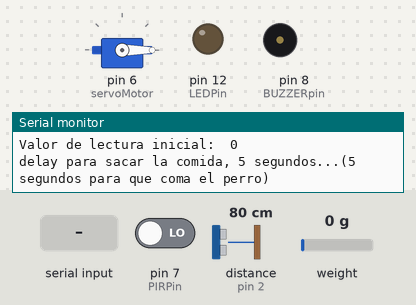
A sketch run on a simulated Arduino Uno, built with avr-gcc and run on an emulated ATmega328P. On the bench: servo, output pins drawn as LEDs (lit = HIGH), buzzer (waves = sounding, pin HIGH), the last lines printed to the serial monitor. The test bench sets the inputs (shaded band); at power-on: weight on the scale 0 g, distance to the obstacle (sensor on pin 2) 80 cm, pin 7 (PIRPin) LOW. The echo pulse lasts 58.3 µs per cm; pins used as bus, display or sensor lines are not drawn.

Above: at 3.2 s.
3.3 s: weight on the scale set to 100 g
At 9.4 s:
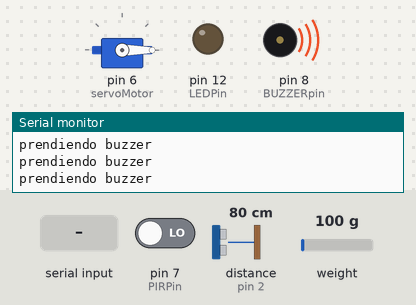
At 12.7 s:
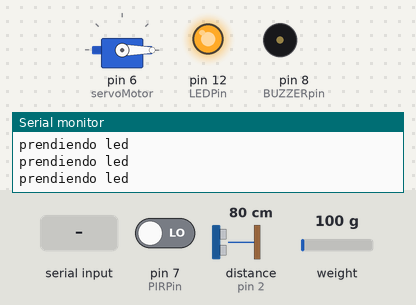
17.3 s: "b" received over the second serial link
At 19.6 s:
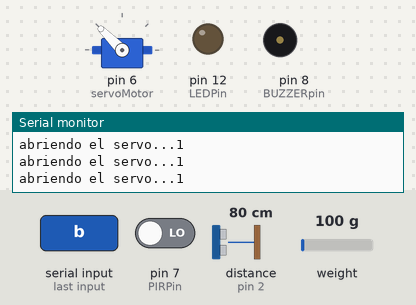
23.4 s: "a" received over the second serial link
37.4 s: distance to the obstacle (sensor on pin 2) set to 35 cm
51.4 s: pin 7 (PIRPin) driven HIGH
64.9 s: weight on the scale set to 516 g
78.9 s: weight on the scale set to 547 g
Timing chart, 0 to 93.9 s (numbered marks = the images above; inputs shaded):
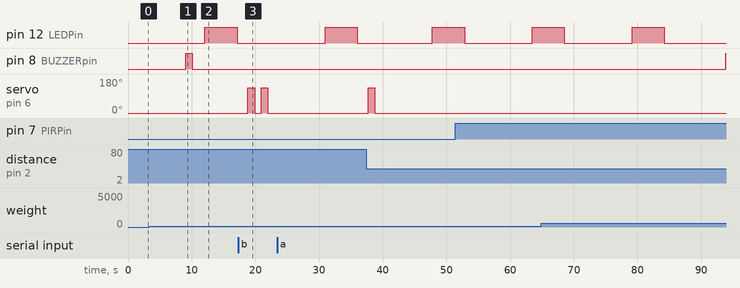

The sketch:

sketch_nov10a.ino
```cpp
// Incluímos la librería para poder controlar el servo
#include <Servo.h>
#include <HX711.h>
#include <Wire.h>
#include <SoftwareSerial.h>

#define DOUT A1
#define CLK A0
/*
Si uso el millis() para el servo no funciona, es tan rapido que nunca llega a la posicion final del servo, nunca llega a escribir el 135 y de nuevo el 0,
necesitamos un delay porque ese paso es secuencial. ademas adentro del if tenemos una bandera
lo mismo con el buzzer, activo el buzzer en HIGH y tengo que esperar un segundo si o si para ponerlo en low
*/
HX711 balanza(DOUT, CLK);
// Declaramos la variable para controlar el servo
Servo servoMotor;
SoftwareSerial mySerial(10, 9);//rx,tx
int perro_comio_rapido_mandar_datos=0;
int primer_chequeo=0;
int segundo_chequeo=0;
int bandera = 0;
int contador = 0;
int tiempo_inicial = 0;
int tiempo_final = 0;
int tiempo_inicial2 = 0;
int tiempo_final2 = 0;
const int LEDPin = 12;
const int PIRPin = 7;
int banderaBluetooth = 0;
const int BUZZERpin = 8;
const int Trigger = 4; //Pin digital 2 para el Trigger del sensor
const int Echo = 2;    //Pin digital 3 para el Echo del sensor
int banderaLecturaInicial = 0;
int lecturaInicial = 0;
int operacion_alimentar = 0;
int operacion_buzzer = 99;
int operacion_ultrasound = 99;
int operacion_general = 0;
int banderaYaSonoBuzzer = 0;
char cadena_recibida_bluetooth = 'z';
int cantidad_de_aperturas_servo = 0;
int bandera_servo = 0;
int bandera_bluetooth = 0;
int vector_comio_rapido[20]={0};//={0,0,0,0,0,0,0,0,0,0,0,0,0,0,0,0,0,0,0,0};
int iterador=0;
int ultima_posicion_insercion_vector=0;
int bandera_servo_trabado=0;
int lectura_restos_comida=0;
int servo_trabado_mandar_datos=0;
int perro_comio_fuera_de_timepo_mandar_datos=0;
int lectura_restos_comida_mandar_datos=0;
int distancia_ultrasonido_mandar_datos=0;
String cadena_a_enviar="";
int tiempo_inicial_mandar_datos=0;
int tiempo_final_mandar_datos=0;
int lectura_peso_inicial_comida_agregada=0;
/*
1. servo
2. balanza
3. pir
4. buzzer
5. todo el tiempo US+LED
*/

void setup()
{
  Serial.begin(9600);
  mySerial.begin(9600);
  //Serial.print("Lectura del valor del ADC:  ");
  //Serial.println(balanza.read());
  Serial.println("No ponga ningun objeto sobre la balanza");
  Serial.println("Destarando...");
  balanza.set_scale(); //La escala por defecto es 1
  balanza.tare(20);    //El peso actual es considerado Tara.
  Serial.println("Coloque un peso conocido, empezamos midiendo solo el peso del plato.");
  // Iniciamos el servo para que empiece a trabajar con el pin 9
  servoMotor.attach(6);
  servoMotor.write(0);
  pinMode(LEDPin, OUTPUT);
  pinMode(PIRPin, INPUT);
  pinMode(BUZZERpin, OUTPUT); //definir pin como salida
  pinMode(Trigger, OUTPUT);   //pin como salida
  pinMode(Echo, INPUT);       //pin como entrada
  digitalWrite(Trigger, LOW); //Inicializamos el pin con 0
  tiempo_inicial = millis();
  digitalWrite(BUZZERpin, LOW);
  Serial.println("setup");

}

void loop()
{
  //agregar chequeo de peso inicial, chequeo de que no este trabado el servo,
  //chequeo de sensores constante, ver si quedo comida cuando el perro se fue
  //diagrama de estados
  //mandarle datos a la app
  //si no hay info disponible, chequeo que el perro no este con el pir, si esta lo mando, y tambien mido la balanza, si hay variacion de la balanza es que el perro vino a comer
  //a 1 vez, b 2 veces, c 3 veces
  switch (operacion_general)
  {
  case 0:
    Serial.println("case 0");
    //tiene que ver con el tema de que escribo 135 muchas veces, pero con delay funciona porq escribe 1 sola vez, espera los 3 seg
    operacion_general = leer_bluetooth(); //si hay info disponible hace lo que te pidan, caso contrario volve a esperar info
    //si hay info disponible hace lo que te piden, caso contrario volve a esperar info a menos que hayas llegado a 135. si no llego a 135, no volver a pedir info.
    //eso lo podemos saber una vez que pasaron los 3 segundos, blanquear la variable de cadena recibida con una letra z. si la variable es igual a z, pasaron los
    //3 segundos y puedo volver a pedir info.
    tiempo_inicial=millis();

    break;
  case 1:
    operacion_general=chequear_vector_ultimas_comidas();
    break;
  case 2:
    operacion_general=chequear_peso_inicial_comida_agregada();
    tiempo_inicial=millis();
    tiempo_inicial_mandar_datos=millis();

    break;
  case 3:
    operacion_general = abrir_servo_1_vez();
    break;

  case 4:
    operacion_general = cerrar_servo_1_vez();
    break;

  case 5:
    operacion_general = abrir_servo_2_veces();
    break;

  case 6:
    operacion_general = cerrar_servo_2_veces();
    break;

  case 7:
    operacion_general = abrir_servo_3_veces();
    break;

  case 8:
    operacion_general = cerrar_servo_3_veces();
    break;

  case 9:
    operacion_general = medir_peso_inicial();
    break;

  case 10:
    operacion_general = chequear_servo_primer_chequeo();

  case 11:
    operacion_general = chequear_servo_segundo_chequeo();

  case 12:
    operacion_general = detectar_presencia_y_alertar();
    break;

  case 13:
    operacion_general = prender_buzzer();
    break;

  case 14:
    operacion_general = apagar_buzzer();
    break;

  case 15:
    operacion_general = chequear_restos_comida();
    break;

  case 16:
    operacion_general = medir_cantidad_en_deposito_y_alertar();
    break;

  case 17:
    operacion_general = prender_led();
    break;

  case 18:
    operacion_general = apagar_led();
    break;

  case 19:
    operacion_general = detectar_perro_husmeando();
    break;

  case 20:
    operacion_general = mandar_datos();
    break;

  default:
    operacion_general = 0;
    break;//chequear_peso_inicial_comida_agregada
    //chequear_vector_ultimas_comidas
    //chequear_servo_primer_chequeo
    //chequear_servo_segundo_chequeo
    //chequear_restos_comida
    //mandar_datos()
  }
}
int mandar_datos()//peso de la balanza,
{//bandera mandar datos

    char cadena_convertida[30]=" ";
    cadena_a_enviar=" ";
 // if(servo_trabado_mandar_datos!=0)

    itoa(servo_trabado_mandar_datos,cadena_convertida,10);
    cadena_a_enviar=cadena_a_enviar+cadena_convertida+"|";

  //if(perro_comio_fuera_de_timepo_mandar_datos!=0)

    itoa(perro_comio_fuera_de_timepo_mandar_datos,cadena_convertida,10);
    cadena_a_enviar=cadena_a_enviar+cadena_convertida+"|";

  //if(perro_comio_rapido_mandar_datos!=0)

    itoa(perro_comio_rapido_mandar_datos,cadena_convertida,10);
    cadena_a_enviar=cadena_a_enviar+cadena_convertida+"|";

  //if(lectura_restos_comida_mandar_datos!=0)
    if(lectura_restos_comida_mandar_datos<0)lectura_restos_comida_mandar_datos=0;
    itoa(lectura_restos_comida_mandar_datos/435,cadena_convertida,10);
    cadena_a_enviar=cadena_a_enviar+cadena_convertida+"|";

  //if(distancia_ultrasonido_mandar_datos!=0)

    int calculo=10*(100-((distancia_ultrasonido_mandar_datos-5)*5));
    itoa(calculo,cadena_convertida,10);
    cadena_a_enviar=cadena_a_enviar+cadena_convertida+'#';
  Serial.print(cadena_a_enviar);
  mySerial.print(cadena_a_enviar);
  distancia_ultrasonido_mandar_datos=0;
  lectura_restos_comida_mandar_datos=0;
  perro_comio_rapido_mandar_datos=0;
  servo_trabado_mandar_datos=0;
  perro_comio_fuera_de_timepo_mandar_datos=0;
  return 0;

}

int detectar_perro_husmeando()
{

  int value = digitalRead(PIRPin);
  Serial.println("lectura del PIR:");
  Serial.println(value);
  if (value == HIGH)
  {
    int chequeo_balanza_perro_husmeando = balanza.get_value(10);
    Serial.println("lectura balanza lectura_restos_comida: ");
    Serial.println(lectura_restos_comida);
    Serial.println("lectura balanza chequeo_balanza_perro_husmeando: ");
    Serial.println(balanza.get_value(10), 0);                                                                                                                              //no esta comiendo nada
    if (chequeo_balanza_perro_husmeando < lectura_restos_comida - 4000 /*&& lecturaComiendo != 0 && banderaLecturaInicial == 1 && banderaYaSonoBuzzer == 0*/) //esta comiendo muy rapido
    {
      perro_comio_fuera_de_timepo_mandar_datos=1;
      //variable para mandar datos
    }
  }
  tiempo_final_mandar_datos = millis() - tiempo_inicial_mandar_datos;
  if (tiempo_final_mandar_datos > 2000/*600000*/)//10 min
  {
    tiempo_inicial_mandar_datos = millis();
    return 20;
  }
  return 0;
}
int chequear_restos_comida()
{

    Serial.print("Valor de lectura de restos:  ");
    lectura_restos_comida = balanza.get_value(10);
    Serial.println(lectura_restos_comida);
    lectura_restos_comida_mandar_datos=lectura_restos_comida;
    return 16;
}
int chequear_vector_ultimas_comidas()
{
  Serial.println("chequear vector");
  if(ultima_posicion_insercion_vector>3)//aca ya hubo 3 comidas del perro
  {
     Serial.println("PRIMER IF");

    if(vector_comio_rapido[ultima_posicion_insercion_vector-1]==1&&vector_comio_rapido[ultima_posicion_insercion_vector-2]==1&&vector_comio_rapido[ultima_posicion_insercion_vector-3]==1)
    {
        Serial.println("Segundo if");

      cantidad_de_aperturas_servo=1;
    }
  }
  return 2;
}
int chequear_peso_inicial_comida_agregada()//si hay comida agregada, abro una sola vez el servo
{
    Serial.print("Valor de lectura para ver si hay comida agregada de antes:  ");
    lectura_peso_inicial_comida_agregada = balanza.get_value(10);
    Serial.println(lectura_peso_inicial_comida_agregada);
    if(lectura_peso_inicial_comida_agregada>20000)//quiere decir que alguien le agrego comida, entonces abro una sola vez el servo
    {
      cantidad_de_aperturas_servo=1;
    }
    return 3;
}
int chequear_servo_primer_chequeo()//si esta abierto, en 2 lecturas tiene que haber caido mucha comida, lo puedo saber con el US
{
  digitalWrite(Trigger, HIGH);
  int tiempo_micros_inicial;
  int tiempo_micros_final;
  delayMicroseconds(10); //Enviamos un pulso de 10us
  digitalWrite(Trigger, LOW);
  int t = pulseIn(Echo, HIGH); //obtenemos el ancho del pulso
  primer_chequeo= t / 59;
  tiempo_final = millis() - tiempo_inicial;
  if (tiempo_final > 2000)
  {
    tiempo_inicial = millis();
    return 11;
  }
  else
    return 10;
}
int chequear_servo_segundo_chequeo()//si esta abierto, en 2 lecturas tiene que haber caido mucha comida, lo puedo saber con el US
{
  digitalWrite(Trigger, HIGH);
  int tiempo_micros_inicial;
  int tiempo_micros_final;
  delayMicroseconds(10); //Enviamos un pulso de 10us
  digitalWrite(Trigger, LOW);
  int t = pulseIn(Echo, HIGH); //obtenemos el ancho del pulso
  segundo_chequeo= t / 59;
  if(segundo_chequeo<primer_chequeo-4)
  {
    bandera_servo_trabado=1;
    return 12;
  }

}
int abrir_servo_1_vez()
{
  Serial.println("abriendo el servo...1");
  servoMotor.write(135);

  tiempo_final = millis() - tiempo_inicial;
  if (tiempo_final > 1000)
  {
    Serial.println("abrir servo 1");
    tiempo_inicial = millis();
    return 4;
  }
  else
    return 3;
}
int cerrar_servo_1_vez()
{
  Serial.println("cerrando el servo...1");
  servoMotor.write(0);
  tiempo_final = millis() - tiempo_inicial;
  if (tiempo_final > 1000)
  {
    Serial.println("cerrar servo 1");
    tiempo_inicial = millis();
    if (cantidad_de_aperturas_servo == 1)
    {
      return 9;
    }
    else
      return 5;
  }
  else
    return 4;
}
int abrir_servo_2_veces()
{
  Serial.println("abrir servo2");

  servoMotor.write(135);
  tiempo_final = millis() - tiempo_inicial;
  if (tiempo_final > 1000)
  {
    Serial.println("abrir servo 2");
    tiempo_inicial = millis();
    return 6;
  }
  else
    return 5;
}
int cerrar_servo_2_veces()
{
  Serial.println("cerrar servo2");

  servoMotor.write(0);
  tiempo_final = millis() - tiempo_inicial;
  if (tiempo_final > 1000)
  {
    Serial.println("cerrar servo2");
    tiempo_inicial = millis();
    if (cantidad_de_aperturas_servo == 2)
      return 9;
    else
      return 7;
  }
  else
    return 6;
}
int abrir_servo_3_veces()
{
  Serial.println("abrir servo3");

  servoMotor.write(135);
  tiempo_final = millis() - tiempo_inicial;
  if (tiempo_final > 1000)
  {
    Serial.println("abrir servo3");
    tiempo_inicial = millis();
    return 8;
  }
  else
    return 7;
}
int cerrar_servo_3_veces()
{
  Serial.println("cerrar servo3");

  servoMotor.write(0);
  tiempo_final = millis() - tiempo_inicial;
  if (tiempo_final > 1000)
  {
    Serial.println("cerrar servo3 ");
    tiempo_inicial = millis();
    return 9;
  }
  else
    return 8;
}
int leer_bluetooth()
{
  Serial.println("leer bluetooth");
  if (mySerial.available() > 0)
  {
    Serial.println("info disponible");
    cantidad_de_aperturas_servo = 0;
    cadena_recibida_bluetooth = mySerial.read();
    Serial.println(cadena_recibida_bluetooth);
    if (cadena_recibida_bluetooth == 'a')
    {
      cantidad_de_aperturas_servo = 1;
      return 1;
    }

    if (cadena_recibida_bluetooth == 'b')
    {
      cantidad_de_aperturas_servo = 2;
      return 1;
    }

    if (cadena_recibida_bluetooth == 'c')
    {
      cantidad_de_aperturas_servo = 3;
      return 1;
    }
    if (cadena_recibida_bluetooth == 'd')
    {
            tiempo_inicial=millis();

      return 13;
    }
        if (cadena_recibida_bluetooth == 'e')
    {
            tiempo_inicial=millis();

      return 17;
    }
    cadena_recibida_bluetooth='z';

  }
  else
    return 9;
}
int medir_cantidad_en_deposito_y_alertar()
{
  Serial.println("entrando a operacion general 3");
  operacion_ultrasound = 0;
  //US
  long t; //timepo que demora en llegar el eco
  long d; //distancia en centimetros

  digitalWrite(Trigger, HIGH);
  int tiempo_micros_inicial;
  int tiempo_micros_final;
  delayMicroseconds(10); //Enviamos un pulso de 10us
  digitalWrite(Trigger, LOW);
  t = pulseIn(Echo, HIGH); //obtenemos el ancho del pulso
  d = t / 59;              //escalamos el tiempo a una distancia en cm
  Serial.print("Distancia ultrasonido: ");
  Serial.print(d); //Enviamos serialmente el valor de la distancia
  Serial.print("cm");
  Serial.println();
  distancia_ultrasonido_mandar_datos=d;
  if (d > 17)
  {
    tiempo_inicial=millis();
    return 17;
    Serial.println("entrando al if dist>17");
  }
  else
  {
    return 19;
    Serial.println("entrando al else dist>17");
    digitalWrite(LEDPin, LOW);
  }
  return 19;
}

int medir_peso_inicial()
{
  if(banderaLecturaInicial==0)
  {
    Serial.print("Valor de lectura inicial:  ");
    lecturaInicial = balanza.get_value(10);
    Serial.println(lecturaInicial);
    banderaLecturaInicial = 1;
    Serial.println("delay para sacar la comida, 5 segundos...(5 segundos para que coma el perro)");
  }
    tiempo_final = millis() - tiempo_inicial;

  if (tiempo_final > 5000) //5 segundos para sacar la comida
  {
    banderaLecturaInicial=0;
    tiempo_inicial = millis();
    return 10;
  }
  else
    return 9;
}
int detectar_presencia_y_alertar()
{
  int value = digitalRead(PIRPin);
  Serial.println("lectura del PIR:");
  Serial.println(value);
  value=HIGH;
  if (value == HIGH)
  {
    int lecturaComiendo = balanza.get_value(10);
    Serial.println("lectura balanza INICIAL: ");
    Serial.println(lecturaInicial);
    Serial.println("lectura balanza actual: ");
    Serial.println(balanza.get_value(10), 0);
    if (lecturaComiendo == lecturaInicial)
    {
    }                                                                                                                                  //no esta comiendo nada
    if (lecturaComiendo < lecturaInicial - 4000 /*&& lecturaComiendo != 0 && banderaLecturaInicial == 1 && banderaYaSonoBuzzer == 0*/) //esta comiendo muy rapido
    {
      vector_comio_rapido[ultima_posicion_insercion_vector]=1;
      ultima_posicion_insercion_vector++;
      tiempo_inicial=millis();
      return 13;
    }
    else
      return 15;
  }
  else
  //en este punto, el perro se fue, podemos ver el peso final.
  {
    int lecturaFinal = balanza.get_value(10);
  }
  return 15;
}
int prender_led()
{
  Serial.println("prendiendo led");
  digitalWrite(LEDPin, HIGH); // poner el Pin en HIGH
  tiempo_final = millis() - tiempo_inicial;
  if (tiempo_final > 5000)
  {
  Serial.println("entrando en el tiempo del led");

    tiempo_inicial = millis();
    return 18;
  }else return 17;
}
int apagar_led()
{
    Serial.println("entrando en apagar led");

  digitalWrite(LEDPin, LOW);
  tiempo_final = millis() - tiempo_inicial;
  if (tiempo_final > 500)
  {
      Serial.println("entrando en el tiempo de apagar led");

    tiempo_inicial = millis();
    return 19;
  }else return 18;
}
int prender_buzzer()
{
  Serial.println("prendiendo buzzer");
  digitalWrite(BUZZERpin, HIGH); // poner el Pin en HIGH
  tiempo_final = millis() - tiempo_inicial;
  if (tiempo_final > 1000)
  {

    perro_comio_rapido_mandar_datos=1;
    tiempo_inicial = millis();
    return 14;
  }
  else
    return 13;
}
int apagar_buzzer()
{
  digitalWrite(BUZZERpin, LOW); // poner el Pin en HIGH
  tiempo_final = millis() - tiempo_inicial;
  if (tiempo_final > 1000)
  {
    tiempo_inicial = millis();
    return 15;
  }
  else
    return 14;
}
```

Measured:
- after the input at 3.3 s, pin 8 (BUZZERpin): LOW → HIGH after 5.8 s, → LOW 1.0 s later
- after the input at 17.3 s, servo on pin 6 (servoMotor): alternates 135° for 1.0 s and 0° for 1.0 s, starting after 1.5 s
- after the input at 78.9 s, pin 8 (BUZZERpin): LOW → HIGH after 14.9 s
